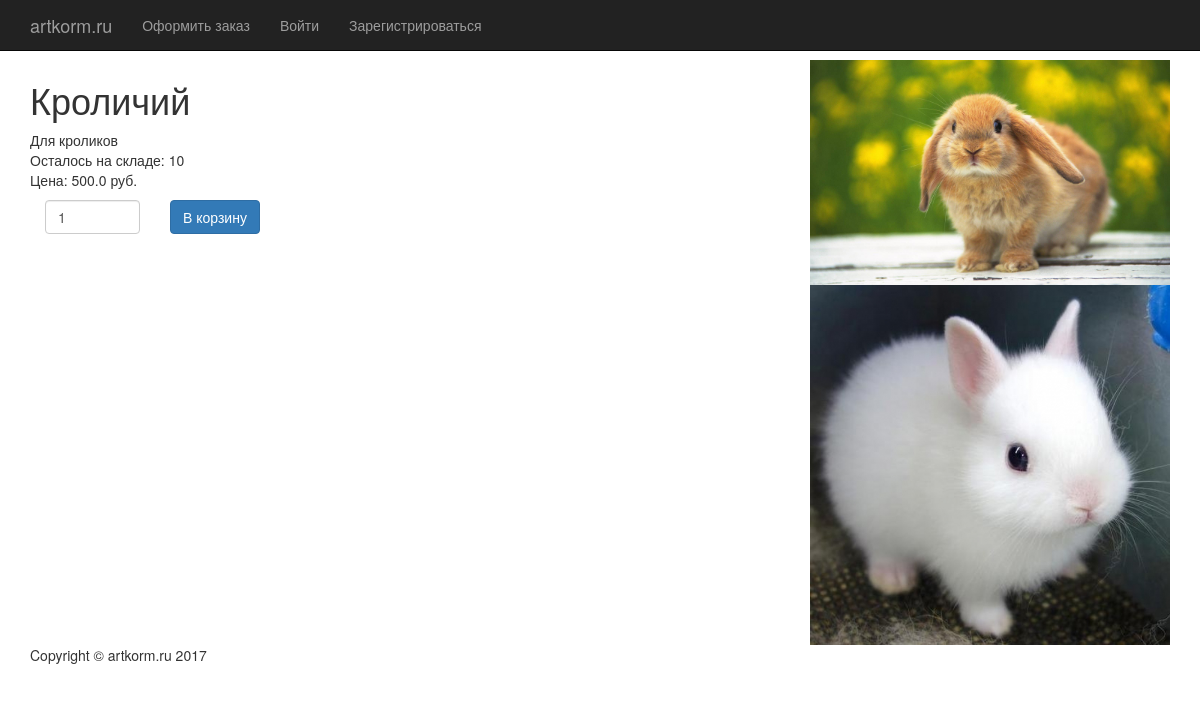
The app's page /3/, older data.
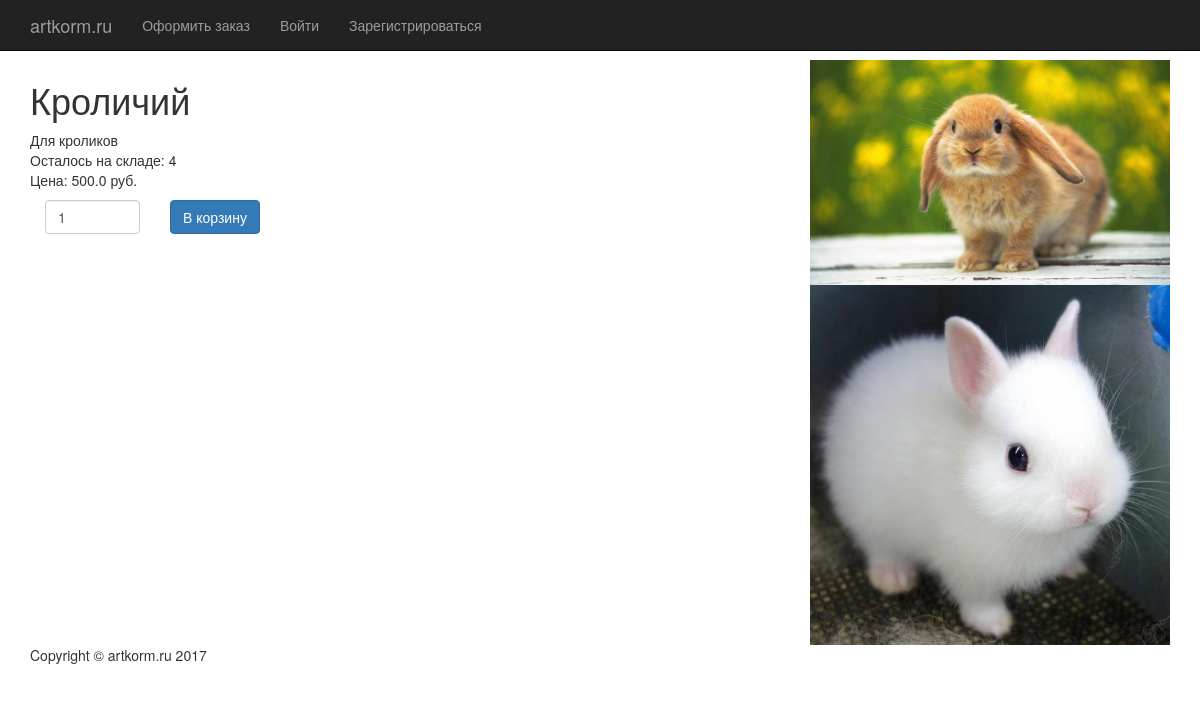
The same page, newer data.
### AnimalFeed/models.py (models this page shows, shortened)
class Commodity(models.Model):
    commodity_name = models.CharField(max_length=200)
    commodity_info = models.TextField()
    remained_count = models.IntegerField(default=0)
    cost_per_item = models.FloatField()

### AnimalFeed/views.py (the view)
# urls.py: url(r'^(?P<pk>[0-9]+)/$', views.CommodityView.as_view(), name='commodity'),
class CommodityView(DetailView):
    model = Commodity
    template_name = 'AnimalFeed/commodity.html'
    def get_context_data(self, **kwargs):
        current_commodity = Commodity.objects.get(pk=self.kwargs['pk'])
        context = dict()
        context['Commodity'] = current_commodity
        context['images'] = Photos.objects.filter(commodity=current_commodity)
        return context

### AnimalFeed/templates/AnimalFeed/commodity.html (shortened to what this page needs)
{% extends 'AnimalFeed/base.html' %}
{% block content %}
    <div class="row">
        <div class="col-md-8">
            <h1>{{ Commodity.commodity_name }}</h1>
            {% autoescape off %}
                {{ Commodity.commodity_info }}
            {% endautoescape %}
            <p>
                Осталось на складе: {{ Commodity.remained_count }}<br>
                Цена: {{ Commodity.cost_per_item }} руб.
            </p>
            <form action="../" method="POST">
                <div class="col-md-2">
                    <input type='number' value='1' min='0' max='{{ Commodity.remained_count }}' class="form-control"
                           id='count'
                           name='count_{{ Commodity.id }}'/>
                </div>
                <div class="col-md-2">
                    <input type='submit' class="btn btn-primary" value="В корзину"/>
                </div>
            </form>
        </div>
        <div class="col-md-4">
            {% for img in images %}
                <img src="{{ img.picture.url }}" width="100%">
            {% endfor %}
        </div>
    </div>
{% endblock %}

Row changes from the older to the newer data that the page shows:
changed Commodity "Кроличий": remained_count "10" → "4"
